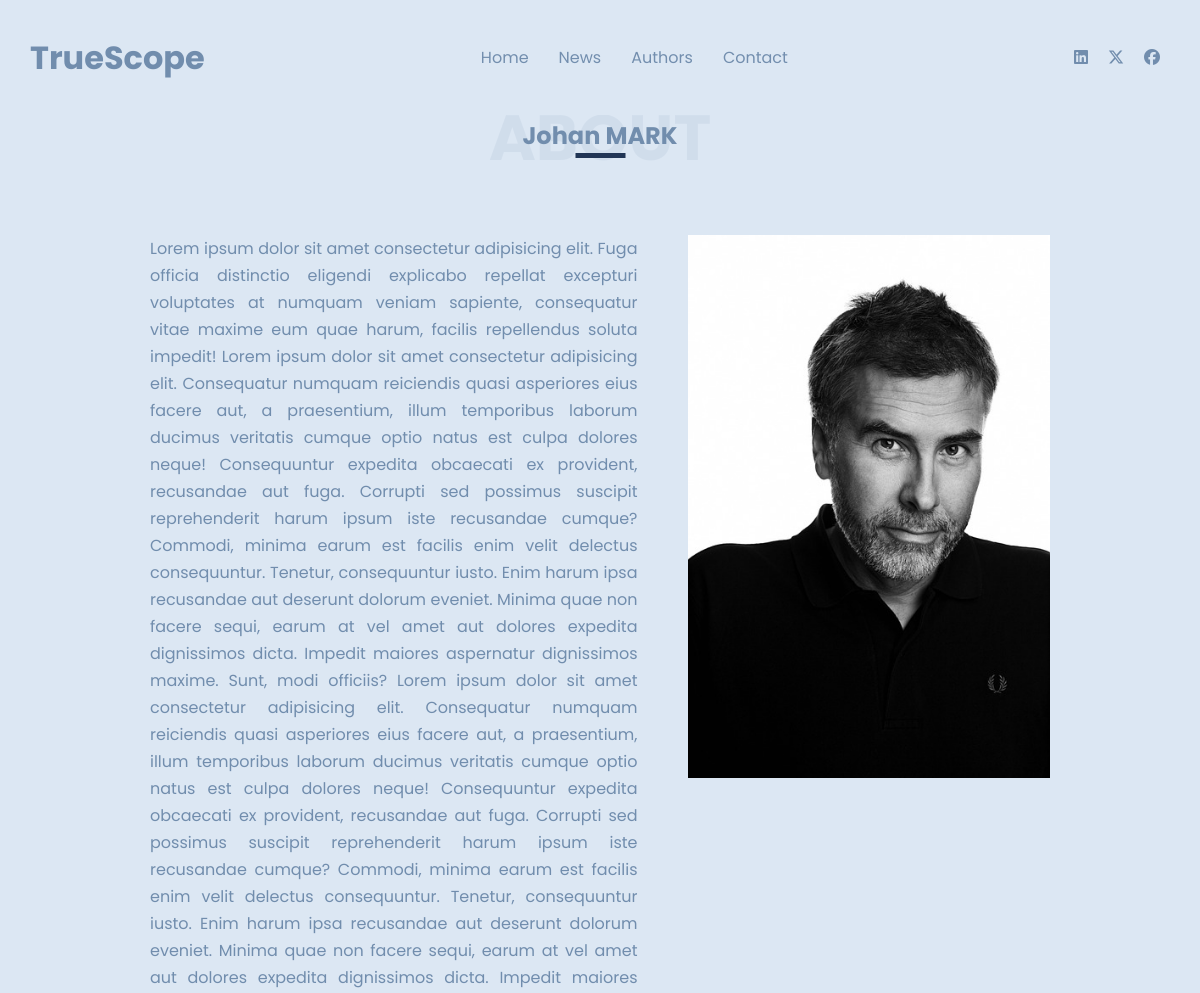
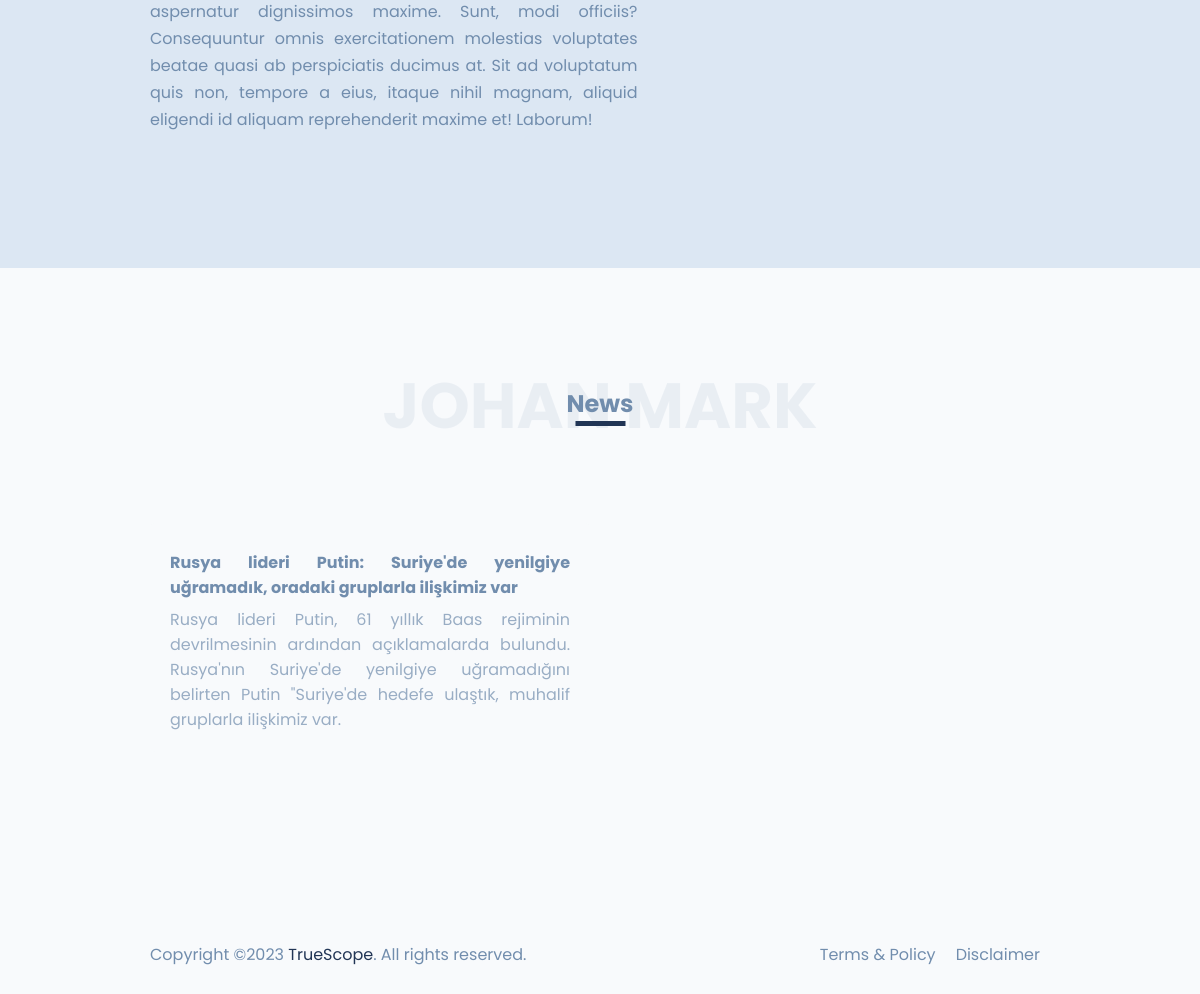
The app's page /author.php?url=johan-mark with its own data (2 pictures, top to bottom).
### tables this page shows
CREATE TABLE `users` (
  `id` int NOT NULL AUTO_INCREMENT,
  `fullname` varchar(100) NOT NULL,
  `username` varchar(100) NOT NULL,
  `password` varchar(150) NOT NULL,
  `role` varchar(10) NOT NULL,
  `description` text,
  `image` varchar(300) DEFAULT NULL,
  `create_at` varchar(20) NOT NULL,
  `update_at` varchar(20) NOT NULL,
  `seo_url` text NOT NULL,
  PRIMARY KEY (`id`)
);

CREATE TABLE `news` (
  `id` int NOT NULL AUTO_INCREMENT,
  `news_type_id` int NOT NULL,
  `writer_id` int NOT NULL,
  `news_image` varchar(300) NOT NULL,
  `news_title` varchar(400) NOT NULL,
  `news_summary` text NOT NULL,
  `news_description` text NOT NULL,
  `create_at` varchar(20) NOT NULL,
  `update_at` varchar(20) NOT NULL,
  `seo_url` text NOT NULL,
  PRIMARY KEY (`id`)
);

### dashboard/_src/core/helper.php (called while the page is built, shortened)
<?php
function security($data)
{
    return htmlspecialchars(strip_tags($data));
}

### author.php (the view, shortened to what this page needs)
<?php
include 'dashboard/_src/init.php';
$url = security($_GET['url']);
$stmt = $conn->prepare("SELECT * FROM users WHERE seo_url = ? AND role = 'Writer'");
$stmt->bind_param("s", $url);
$stmt->execute();
$result = $stmt->get_result();
$user = $result->fetch_assoc();
$id = intval($user['id']);
$news = $conn->query("SELECT * FROM news WHERE writer_id = $id");
?>
<!DOCTYPE html>
<html lang="en">
<head>
	<link
		rel="stylesheet"
		href="https://cdnjs.cloudflare.com/ajax/libs/font-awesome/6.5.1/css/all.min.css"
 />
	<link rel="stylesheet" href="assets/css/style.css" />
</head>
<body>
	<header>
		<h1>TrueScope</h1>
		<nav class="social-menu">
			<ul>
				<li>
					<a
						href="https://linkedin.com"
						target="_blank"
						rel="no-opener no-referrer"><i class="fa-brands fa-linkedin"></i></a>
				</li>
				<li>
					<a
						href="https://twitter.com"
						target="_blank"
						rel="no-opener no-referrer"><i class="fa-brands fa-x-twitter"></i></a>
				</li>
				<li>
					<a
						href="https://facebook.com"
						target="_blank"
						rel="no-opener no-referrer"><i class="fa-brands fa-facebook"></i></a>
				</li>
			</ul>
		</nav>
		<nav class="main-menu">
			<ul>
				<li>
					<a href="index.php" title="Homepage of John Doe">Home</a>
				</li>
				<li><a href="news.php">News</a></li>
				<li><a href="authors.php">Authors</a></li>
				<li><a href="contact.php">Contact</a></li>
			</ul>
		</nav>
	</header>
	<main>
		<section class="about container">
			<div class="section-title">
				<h2>About</h2>
				<h4><?php echo $user['fullname']; ?></h4>
			</div>
			<div class="section-content">
				<div class="row">
					<div>
						<p><?php echo $user['description']; ?></p>
					</div>
					<div><img src="<?php echo $user['image']; ?>" alt="<?php echo $user['fullname']; ?>"></div>
				</div>
			</div>
		</section>
		<section class="resume container">
			<div class="section-title">
				<h2><?php echo $user['fullname']; ?></h2>
				<h4>News</h4>
			</div>
			<div class="section-content">
				<div class="row">
					<div>
						<ul class="experience" style="display:grid; grid-template-columns: repeat(2, 1fr); gap: 20px;">
							<?php
							if ($news->num_rows > 0) {
								while ($row = $news->fetch_assoc()) { ?>
									<li>
										<h4><a href="news-detail.php?url=<?php echo $row['seo_url'] ?>"><?php echo $row['news_title'] ?></a></h4>
										<p><?php echo $row['news_summary'] ?></p>
									</li>
							<?php }
							} ?>
						</ul>
					</div>
				</div>
			</div>
		</section>
	</main>
	<footer class="container">
		<div class="row">
			<p>Copyright &copy;2023 <span class="text-green">TrueScope</span>. All rights reserved.</p>
			<nav>
				<ul>
					<li><a href="#">Terms &amp; Policy</a></li>
					<li><a href="#">Disclaimer</a></li>
				</ul>
			</nav>
		</div>
	</footer>
</body>
</html>

### assets/css/style.css (style rules this page uses)
:root { --color1: #F8FAFC; --color2: #718dad; --color3: #dce7f3; --color4: #213555; --color5: #3E5879; --color6: #F8FAFC; --color7: #2c55986a; }
* { margin: 0; }
body { font-family: "Poppins", sans-serif; background-color: var(--color1); color: var(--color2); }
a { color: var(--color2); text-decoration: none; }
ul, ol { list-style-type: none; padding: 0; }
.container { padding: 70px 20px; }
@media (min-width: 500px) { .container { padding: 70px 50px; } }
@media (min-width: 800px) { .container { padding: 70px 100px; } }
@media (min-width: 1000px) { .container { padding: 70px 150px; } }
main > section:nth-child(odd) { background-color: var(--color3); }
.section-title { text-align: center; margin-top: 20px; margin-bottom: 50px; position: relative; }
.section-title h2 { text-transform: uppercase; font-size:2.5rem; opacity: 0.1; }
@media (min-width:500px) { .section-title h2 { font-size: 4rem; } }
.section-title h4 { font-size: 1rem; position: absolute; top: 50%; left: 50%; transform: translate(-50%, -50%); -webkit-transform: translate(-50%, -50%); -moz-transform: translate(-50%, -50%); -ms-transform: translate(-50%, -50%); -o-transform: translate(-50%, -50%); }
@media (min-width:500px) { .section-title h4 { font-size: 1.5rem; } }
.section-title h4::after { content: ""; width: 50px; height: 5px; background-color: var(--color4); display: block; margin: 0 auto; }
.row { display: flex; gap: 50px; flex-wrap: wrap; margin-bottom: 50px; }
.row img { width: 100%; }
.row > * { text-align: justify; flex: 1 1 300px; }
.text-green { color: var(--color4); }
header { background-color: var(--color3); display: flex; justify-content: space-between; align-items: center; padding: 30px; position: fixed; top: 0; left: 0; right: 0; z-index: 5; }
header .main-menu { background-color: var(--color3); position: absolute; opacity: 0.98; top: 0; left: 0; height: 100vh; padding: 30px; transform: translateX(-100%); -webkit-transform: translateX(-100%); -moz-transform: translateX(-100%); -ms-transform: translateX(-100%); -o-transform: translateX(-100%); transition: transform 0.5s; -webkit-transition: transform 0.5s; -moz-transition: transform 0.5s; -ms-transition: transform 0.5s; -o-transition: transform 0.5s; }
@media (min-width: 1000px) { header .main-menu { position: static; background-color: transparent; padding: 0; order:1; height: auto; transform: none; -webkit-transform: none; -moz-transform: none; -ms-transform: none; -o-transform: none; } }
@media (min-width: 1000px) { header .main-menu ul { display: flex; } }
header .main-menu a { display: inline-block; padding: 10px 80px 10px 15px; }
@media (min-width:1000px) { header .main-menu a { padding: 15px; } }
header .social-menu { display: none; }
@media (min-width: 700px) { header .social-menu { display: block; } }
@media (min-width: 1000px) { header .social-menu { order:2; } }
header .social-menu ul { display: flex; }
header .social-menu a { display: inline-block; padding: 10px; }
.about .row > div:first-child { flex: 6 1 300px; }
.about .row > div:last-child { flex: 2 1 300px; }
.about p { line-height: 27px; margin-bottom: 15px; }
.resume .row > * { flex-basis: 300px; }
.resume .experience li { background-color: var(--color6); padding: 20px; margin-top: 20px; border-radius: 5px; -webkit-border-radius: 5px; -moz-border-radius: 5px; -ms-border-radius: 5px; -o-border-radius: 5px; }
.resume .experience h4 { margin: 7px 0; }
.resume .experience p { margin-top: 7px; opacity: 0.7; }
footer .row > * { flex-basis: 300px; text-align: center; }
@media (min-width: 750px) { footer .row > * { text-align: left; } }
footer ul { display: flex; justify-content: center; }
@media (min-width: 750px) { footer ul { justify-content: end; } }
footer ul a { padding: 10px; }

### records on screen
users: fullname "Johan MARK", description "Lorem ipsum dolor sit amet consectetur adipisicing elit. Fuga officia distinctio eligendi explicabo repellat excepturi voluptates at numquam veniam sapiente, consequatur vitae maxime eum quae harum, facilis repellendus soluta impedit! Lorem ipsum dolor sit amet consectetur adipisicing elit. Consequatur numquam reiciendis quasi asperiores eius facere aut, a praesentium, illum temporibus laborum ducimus veritatis cumque optio natus est culpa dolores neque! Consequuntur expedita obcaecati ex provident, recusandae aut fuga. Corrupti sed possimus suscipit reprehenderit harum ipsum iste recusandae cumque? Commodi, minima earum est facilis enim velit delectus consequuntur. Tenetur, consequuntur…", image (picture), fullname "JOHAN MARK"
news: news_title "Rusya lideri Putin: Suriye'de yenilgiye uğramadık, oradaki gruplarla ilişkimiz var", news_summary "Rusya lideri Putin, 61 yıllık Baas rejiminin devrilmesinin ardından açıklamalarda bulundu. Rusya'nın Suriye'de yenilgiye uğramadığını belirten Putin \"Suriye'de hedefe ulaştık, muhalif gruplarla ilişkimiz var."
